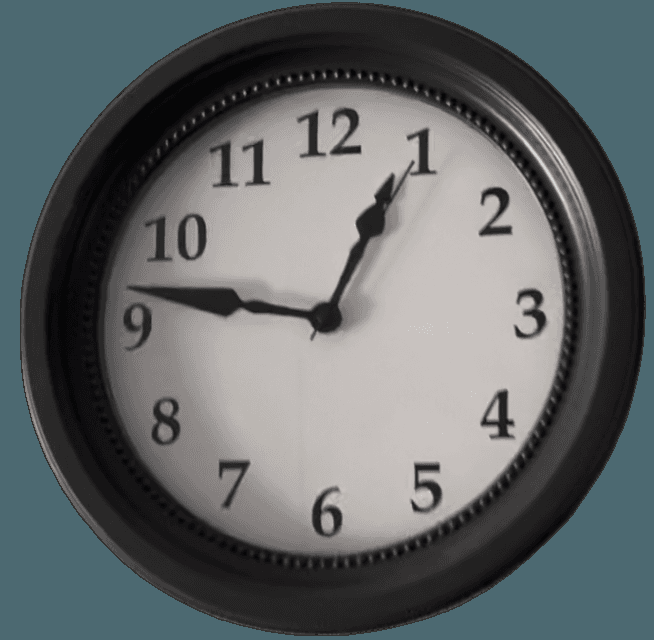
#> input picture pattern.png, 654 x 640 px
$ python -i opencv_process_video.py   (imports and definitions only)   (older library calls are emulated)
#> lines starting #> are read from the running program, lines starting #| are printed output that depends on the picture
#> further down, picture is the input picture: shape (640, 654, 3); mean B, G, R 104, 102.8, 97.8
"""Skeleton code for python script to process a video using OpenCV package

:copyright: (c) 2021, Joeri Nicolaes
:license: BSD license
"""
import argparse
import cv2
import sys
import numpy as np
import time

ddepth = cv2.CV_16S
kernel_size_gaussian = 5
kernel_size_laplacian = 3
sharpen_kernel = np.array([[-1, -1, -1], [-1, 9, -1], [-1, -1, -1]])


# helper function to change what you do based on video seconds
def between(cap, lower: int, upper: int) -> bool:
    return lower <= int(cap.get(cv2.CAP_PROP_POS_MSEC)) < upper


def sobel(frame):
    gray = cv2.cvtColor(frame, cv2.COLOR_BGR2GRAY)
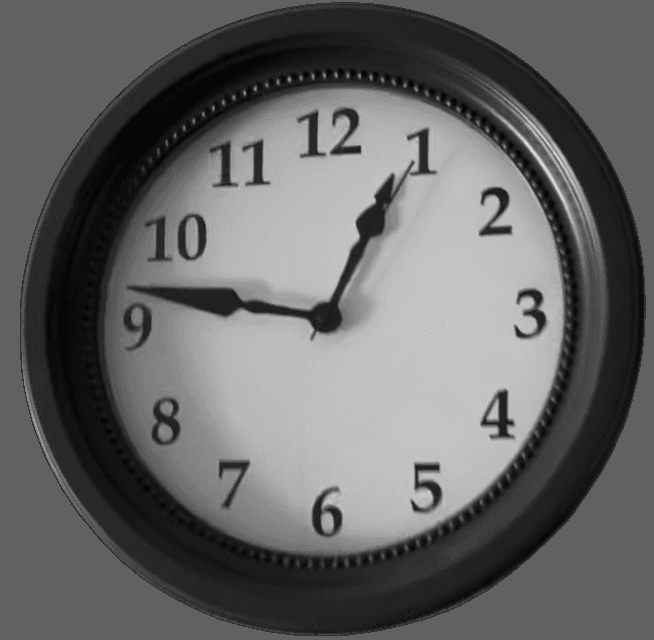
#> gray: shape (640, 654); min 6, max 215, mean 101.3
    scale = 1
    delta = 0
    grad_x = cv2.Sobel(gray, ddepth, 1, 0, ksize=3, scale=scale, delta=delta, borderType=cv2.BORDER_DEFAULT)
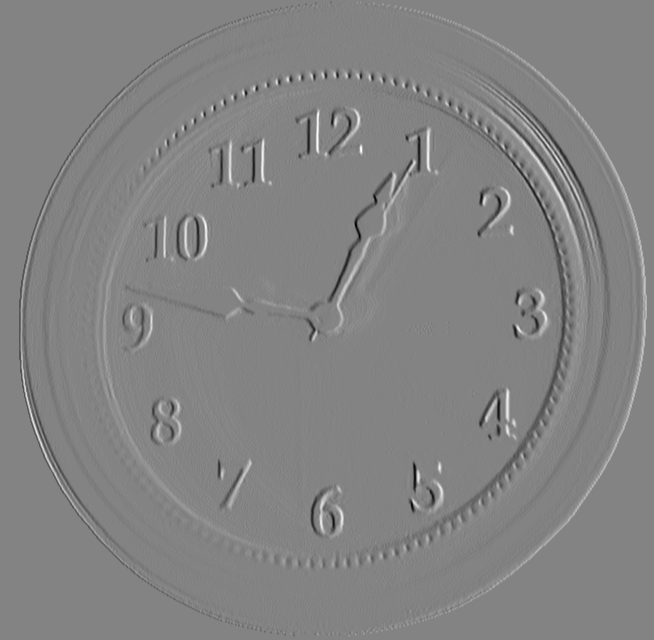
#> grad_x: shape (640, 654) int16; min -538, max 508, mean 0; drawn with min black and max white
    grad_y = cv2.Sobel(gray, ddepth, 0, 1, ksize=3, scale=scale, delta=delta, borderType=cv2.BORDER_DEFAULT)
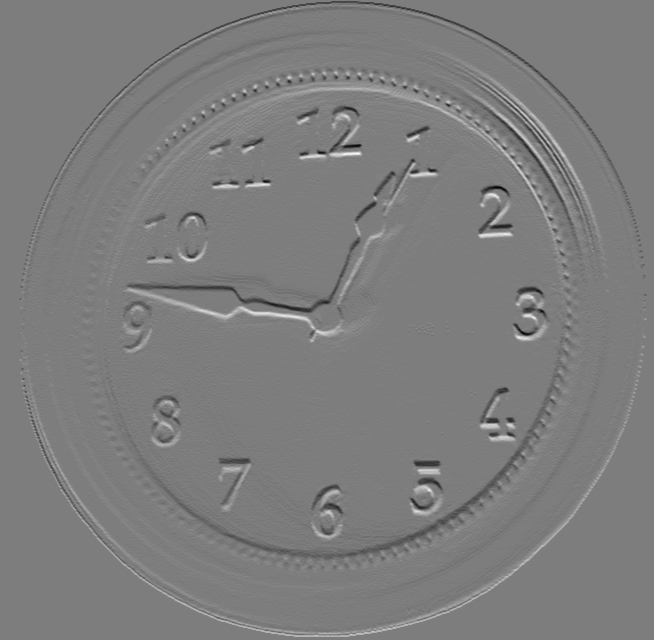
#> grad_y: shape (640, 654) int16; min -429, max 440, mean 0; drawn with min black and max white
    abs_grad_x = cv2.convertScaleAbs(grad_x)
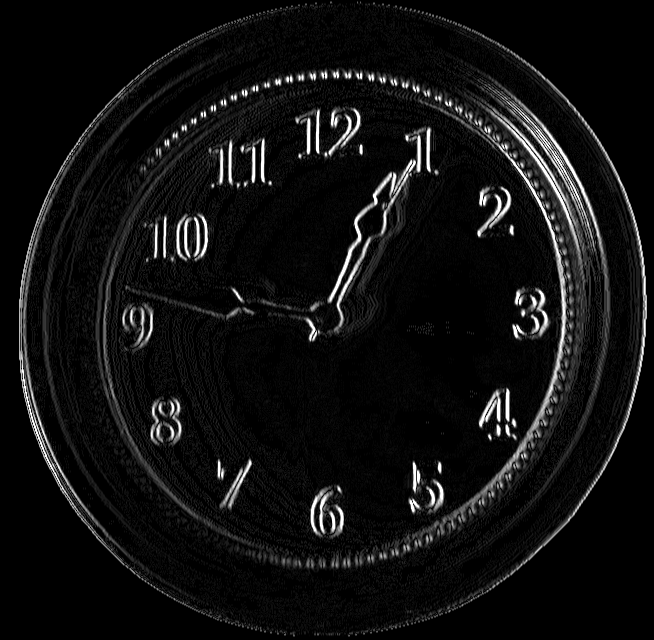
#> abs_grad_x: shape (640, 654); min 0, max 255, mean 16.2
    abs_grad_y = cv2.convertScaleAbs(grad_y)
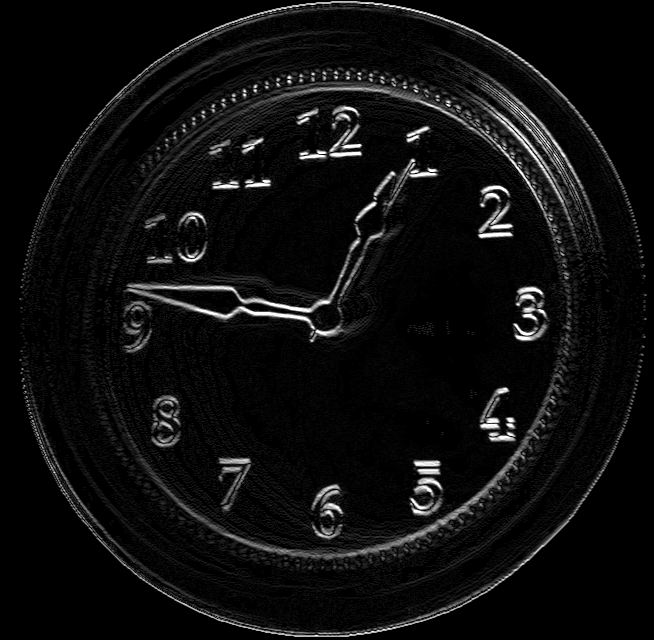
#> abs_grad_y: shape (640, 654); min 0, max 255, mean 14
    return cv2.addWeighted(abs_grad_x, 0.5, abs_grad_y, 0.5, 0)
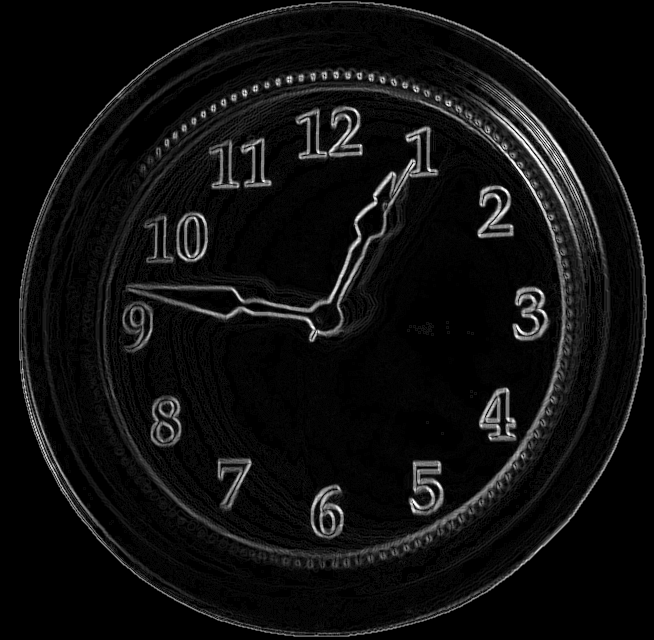
#> returned value: shape (640, 654); min 0, max 255, mean 15.1


def canny(frame, threshold1, threshold2, apertureSize):
    frame = frame.astype(np.uint8)
    return cv2.Canny(frame, threshold1, threshold2, apertureSize)


def add_text(frame, text, x=50, y=50, scale=1, thickness=2):
    font = cv2.FONT_HERSHEY_SIMPLEX  # Creates a font
    return cv2.putText(frame, text, (x, y), font, scale, 255, thickness)  # Draw the text


def blur(frame):
    return cv2.blur(frame, (10, 10))


# [48 lines left out: functions DFT, iDFT, not called in this run]


def gaussian_low_pass_filter(frame, kernel_size):
    frame = cv2.GaussianBlur(frame, (kernel_size, kernel_size), 0)
    return frame


def laplacian_high_pass_filter(frame, kernel_size):
    frame = cv2.Laplacian(frame, ddepth, ksize=kernel_size)
    return cv2.convertScaleAbs(frame)


# [157 lines left out: functions band_pass_filter, optical_flow, main, not called in this run]


# [10 lines not run here, left out]

>>> import cv2
>>> picture = cv2.imread('pattern.png')
>>> result = sobel(picture)
